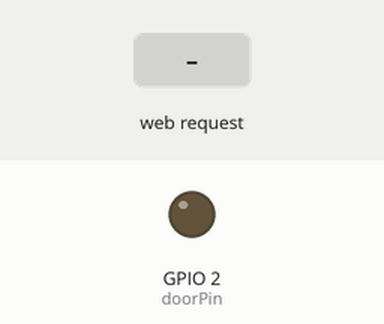
Simulated run of this sketch. Board: ESP8266 (NodeMCU). On the bench: output pins drawn as LEDs (lit = HIGH). The test bench sets the inputs (shaded band). WiFi joins after 1.5 s; servers stay silent unless stated; what the sketch prints to the serial monitor is not drawn.

Above: at 2.7 s.
2.8 s: HTTP request GET /toggle received
At 3.4 s:
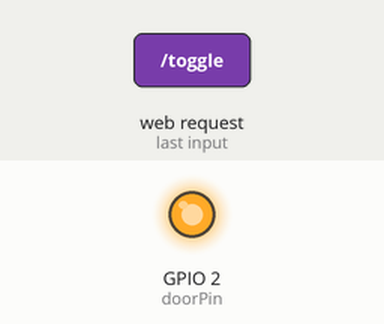
Timing chart, 0 to 5.8 s (numbered marks = the images above; inputs shaded):
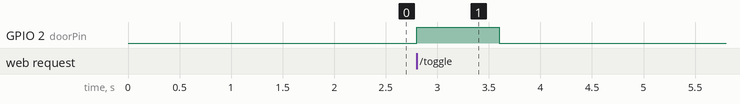

The sketch:

Program.ino
```cpp
//Thomas
#include <ESP8266WiFi.h>

const char* ssid = "Hermann P20";//type your ssid
const char* password = "abcd&Internet@4030";//type your password

/*const char* ssid = "e166";//type your ssid
const char* password = "Internet";//type your password*/

int ledPin = 0; // GPIO2 of ESP8266
int doorPin = 2;
WiFiServer server(80);

void setup() {
  delay(10);
  Serial.begin(9600);
  pinMode(ledPin, INPUT);
  pinMode(doorPin, OUTPUT);
  digitalWrite(doorPin, LOW);

  WiFi.mode(WIFI_STA);
  WiFi.begin(ssid, password);

  /*IPAddress ip(192,168,0,230);
  IPAddress gateway(192,168,0,1);
  IPAddress subnet(255,255,255,0);
  //WiFi.config(ip, gateway, subnet);*/
    IPAddress ip(192,168,2,200);
  IPAddress gateway(192,168,2,254);
  IPAddress subnet(255,255,255,0);
  //WiFi.config(ip, gateway, subnet);

  while (WiFi.status() != WL_CONNECTED) {
    delay(500);
    Serial.print(".");
  }

  // Start the server
  server.begin();
  Serial.println("Server started");
}

void loop() {
  // Check if a client has connected
  WiFiClient client = server.available();
  if (!client) {
    return;
  }

  // Wait until the client sends some data
  while(!client.available()){
    delay(1);
  }

  // Read the first line of the request
  String request = client.readStringUntil('\r');

  client.flush();

  if (request.indexOf("/status") != -1) {
    client.println(digitalRead(ledPin));
  }
  else if (request.indexOf("/toggle") != -1) {
    digitalWrite(doorPin, HIGH);
    delay(800);
    digitalWrite(doorPin, LOW);
    client.println("toggle");
  }
  else if (request.indexOf("/") != -1) {
    String htmlCode = "<html><head> <meta name='viewport' content='width=device-width, initial-scale=1.0'> <title>Document</title> <link href='https://raw.githubusercontent.com/MrATBukkit/doorControl/master/style.css' rel='stylesheet'></head><body> <div class='container'> <button class='btn btn-danger btn-circle btn-xl status' id='toggle'>Schalten</button> </div></body><script src='https://cdnjs.cloudflare.com/ajax/libs/axios/0.18.0/axios.js'></script><script src='https://raw.githubusercontent.com/MrATBukkit/doorControl/master/jsscript.js'></script></html>";
    client.println(htmlCode);
  }
  // Return the response
  delay(1);

}
```

Measured:
- after the input at 2.8 s, GPIO 2 (doorPin): LOW → HIGH at once, → LOW 0.80 s later
